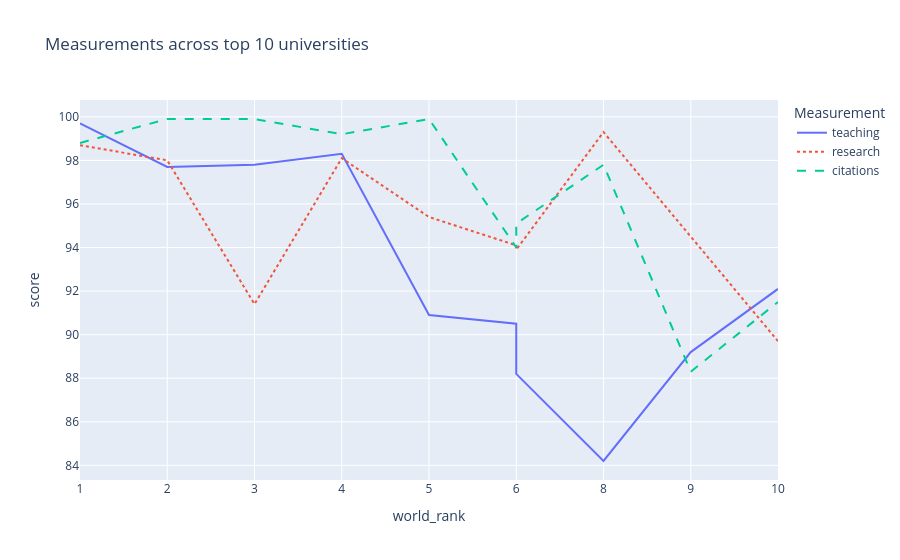

Write notebook code for a chart like this one.
### Markdown cell above
### Question 14.1 Create a line plot
Create a plot for the Top 10 Universities showing the citation, research and teaching measurements (score). Allow hover to show university's names.

### Code cell
### Your code

### Figure 1 — Plotly figure (JSON) as saved in the notebook; plotly's stock layout.template omitted (floating-point values rounded to 4 significant figures)
{"data": [{"customdata": [["Harvard University"], ["California Institute of Technology"], ["Massachusetts Institute of Technology"], ["Stanford University"], ["Princeton University"], ["University of Cambridge"], ["University of Oxford"], ["University of California, Berkeley"], ["Imperial College London"], ["Yale University"]], "hovertemplate": "Measurement=teaching<br>world_rank=%{x}<br>score=%{y}<br>university_name=%{customdata[0]}<extra></extra>", "legendgroup": "teaching", "line": {"color": "#636efa", "dash": "solid"}, "marker": {"symbol": "circle"}, "mode": "lines", "name": "teaching", "orientation": "v", "showlegend": true, "x": ["1", "2", "3", "4", "5", "6", "6", "8", "9", "10"], "xaxis": "x", "y": [99.7, 97.7, 97.8, 98.3, 90.9, 90.5, 88.2, 84.2, 89.2, 92.1], "yaxis": "y", "type": "scatter"}, {"customdata": [["Harvard University"], ["California Institute of Technology"], ["Massachusetts Institute of Technology"], ["Stanford University"], ["Princeton University"], ["University of Cambridge"], ["University of Oxford"], ["University of California, Berkeley"], ["Imperial College London"], ["Yale University"]], "hovertemplate": "Measurement=research<br>world_rank=%{x}<br>score=%{y}<br>university_name=%{customdata[0]}<extra></extra>", "legendgroup": "research", "line": {"color": "#EF553B", "dash": "dot"}, "marker": {"symbol": "circle"}, "mode": "lines", "name": "research", "orientation": "v", "showlegend": true, "x": ["1", "2", "3", "4", "5", "6", "6", "8", "9", "10"], "xaxis": "x", "y": [98.7, 98, 91.4, 98.1, 95.4, 94.1, 93.9, 99.3, 94.5, 89.7], "yaxis": "y", "type": "scatter"}, {"customdata": [["Harvard University"], ["California Institute of Technology"], ["Massachusetts Institute of Technology"], ["Stanford University"], ["Princeton University"], ["University of Cambridge"], ["University of Oxford"], ["University of California, Berkeley"], ["Imperial College London"], ["Yale University"]], "hovertemplate": "Measurement=citations<br>world_rank=%{x}<br>score=%{y}<br>university_name=%{customdata[0]}<extra></extra>", "legendgroup": "citations", "line": {"color": "#00cc96", "dash": "dash"}, "marker": {"symbol": "circle"}, "mode": "lines", "name": "citations", "orientation": "v", "showlegend": true, "x": ["1", "2", "3", "4", "5", "6", "6", "8", "9", "10"], "xaxis": "x", "y": [98.8, 99.9, 99.9, 99.2, 99.9, 94, 95.1, 97.8, 88.3, 91.5], "yaxis": "y", "type": "scatter"}], "layout": {"xaxis": {"anchor": "y", "domain": [0, 1], "title": {"text": "world_rank"}}, "yaxis": {"anchor": "x", "domain": [0, 1], "title": {"text": "score"}}, "legend": {"title": {"text": "Measurement"}, "tracegroupgap": 0}, "title": {"text": "Measurements across top 10 universities"}}}
